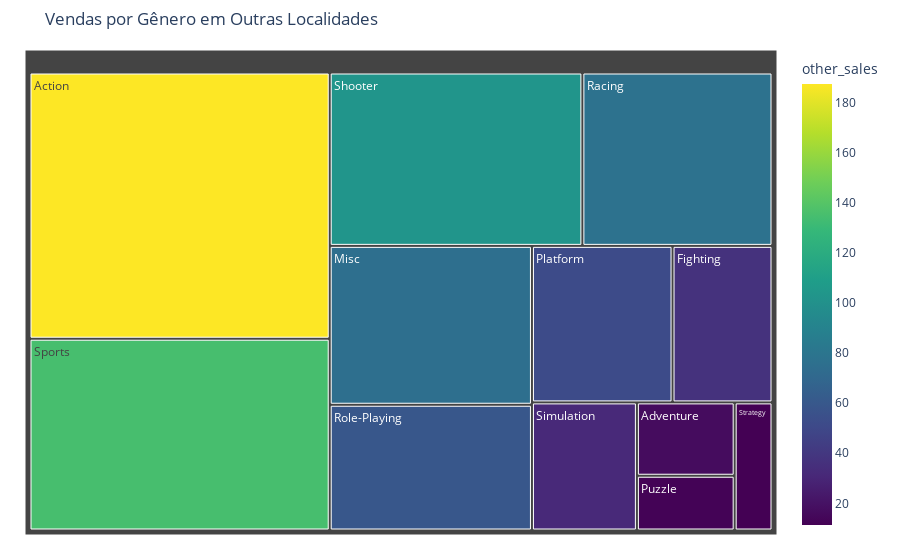

Write notebook code for a chart like this one.
### Code cell
genre_other = df.groupby('genre')['other_sales'].sum().reset_index()

fig = px.treemap(
    genre_other,
    path=['genre'],
    values='other_sales',
    color='other_sales',
    color_continuous_scale='viridis',
    title='Vendas por Gênero em Outras Localidades'
)

fig.update_traces()
fig.update_layout(margin=dict(t=50, l=25, r=25, b=25))
fig.show()

### Figure 1 — Plotly figure (JSON) as saved in the notebook; plotly's stock layout.template omitted (floating-point values rounded to 4 significant figures)
{"data": [{"branchvalues": "total", "customdata": [[187.4], [16.81], [36.68], [75.32], [51.59], [12.55], [77.27], [59.61], [102.7], [31.52], [135.0], [11.36]], "domain": {"x": [0, 1], "y": [0, 1]}, "hovertemplate": "labels=%{label}<br>other_sales_sum=%{value}<br>parent=%{parent}<br>id=%{id}<br>other_sales=%{color}<extra></extra>", "ids": ["Action", "Adventure", "Fighting", "Misc", "Platform", "Puzzle", "Racing", "Role-Playing", "Shooter", "Simulation", "Sports", "Strategy"], "labels": ["Action", "Adventure", "Fighting", "Misc", "Platform", "Puzzle", "Racing", "Role-Playing", "Shooter", "Simulation", "Sports", "Strategy"], "marker": {"coloraxis": "coloraxis", "colors": [187.4, 16.81, 36.68, 75.32, 51.59, 12.55, 77.27, 59.61, 102.7, 31.52, 135.0, 11.36]}, "name": "", "parents": ["", "", "", "", "", "", "", "", "", "", "", ""], "type": "treemap", "values": [187.4, 16.81, 36.68, 75.32, 51.59, 12.55, 77.27, 59.61, 102.7, 31.52, 135.0, 11.36]}], "layout": {"coloraxis": {"colorbar": {"title": {"text": "other_sales"}}, "colorscale": [[0, "#440154"], [0.1111, "#482878"], [0.2222, "#3e4989"], [0.3333, "#31688e"], [0.4444, "#26828e"], [0.5556, "#1f9e89"], [0.6667, "#35b779"], [0.7778, "#6ece58"], [0.8889, "#b5de2b"], [1, "#fde725"]]}, "legend": {"tracegroupgap": 0}, "margin": {"b": 25, "l": 25, "r": 25, "t": 50}, "title": {"text": "Vendas por Gênero em Outras Localidades"}}}
